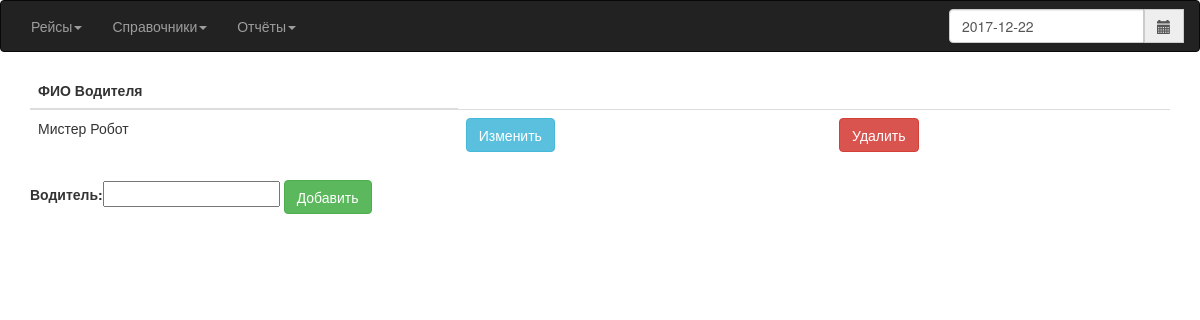
The page /Driver/ on the database as committed earlier.
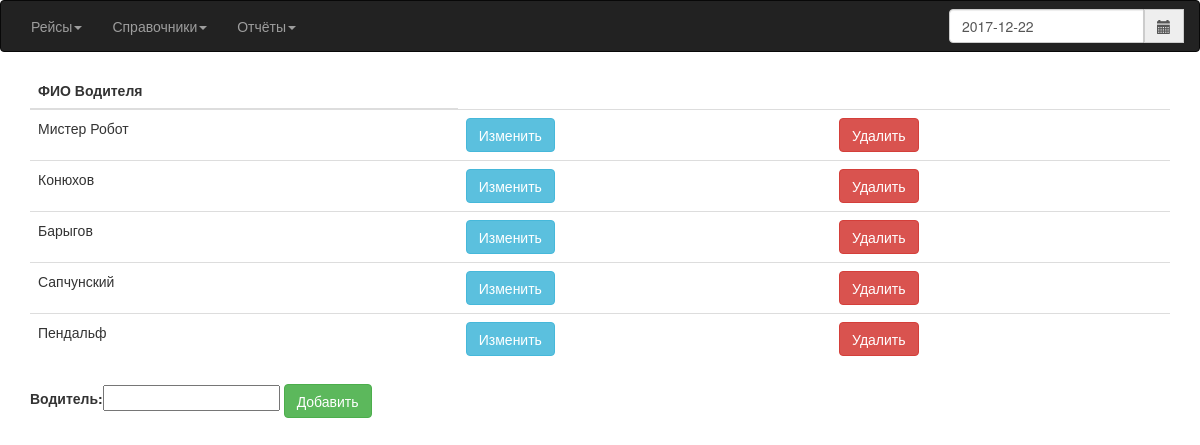
The same page on the database as committed later.
### Avtoregion/models.py (models this page shows, shortened)
class Driver(models.Model):
    id_driver = models.AutoField(primary_key=True)
    name = models.CharField(max_length=50, verbose_name='Водитель')

### Avtoregion/views.py (the view)
# urls.py: url(r'^Driver/$', views.DriverView, name='Driver'),
def DriverView(req):
    qDriver = Driver.objects.all()
    if req.method == 'POST':
        form = DriverForm(req.POST)
        if form.is_valid():
            form.save()
            return HttpResponseRedirect(reverse('Driver'))
    else:
        form = DriverForm()
        return render(request=req, template_name='driver.html', context={'form': form, 'qDriver': qDriver})

### Avtoregion/forms.py
class DriverForm(ModelForm):
    class Meta:
        model = Driver
        fields = ['name']
        labels = {'name': 'Водитель:'}

### templates/driver.html (shortened to what this page needs)
{% extends "index.html" %}
{% block content %}
 <div class="container">
 {% if qDriver %}
	 <table class="table table-hover">
		 <thead>
		 <th>ФИО Водителя</th>
		 </thead>
		 <tbody>
	 {% for q in qDriver %}
	    <tr>
		 <td>
			{{ q.name }}
		 </td>
		    <td>
			    <form action="update{{ q.pk }}" method="get">
				    <button class="btn btn-info">Изменить</button>
			    </form>
		    </td>
		    <td>
			    <form action="delete{{ q.pk }}" method="get">
				    <button class="btn btn-danger">Удалить</button>
			    </form>
		    </td>
	    </tr>
	 {% endfor %}
		 </tbody>
	 </table>
 {% endif %}
 <form action="" method="post">
    {{ form.as_table }}
    <button name="add" class="btn btn-success">Добавить</button>
</form>
 </div>
{% endblock %}

Rows that differ between the two databases and show on the page:
added Driver: name "Конюхов"
added Driver: name "Барыгов"
added Driver: name "Сапчунский"
added Driver: name "Пендальф"
